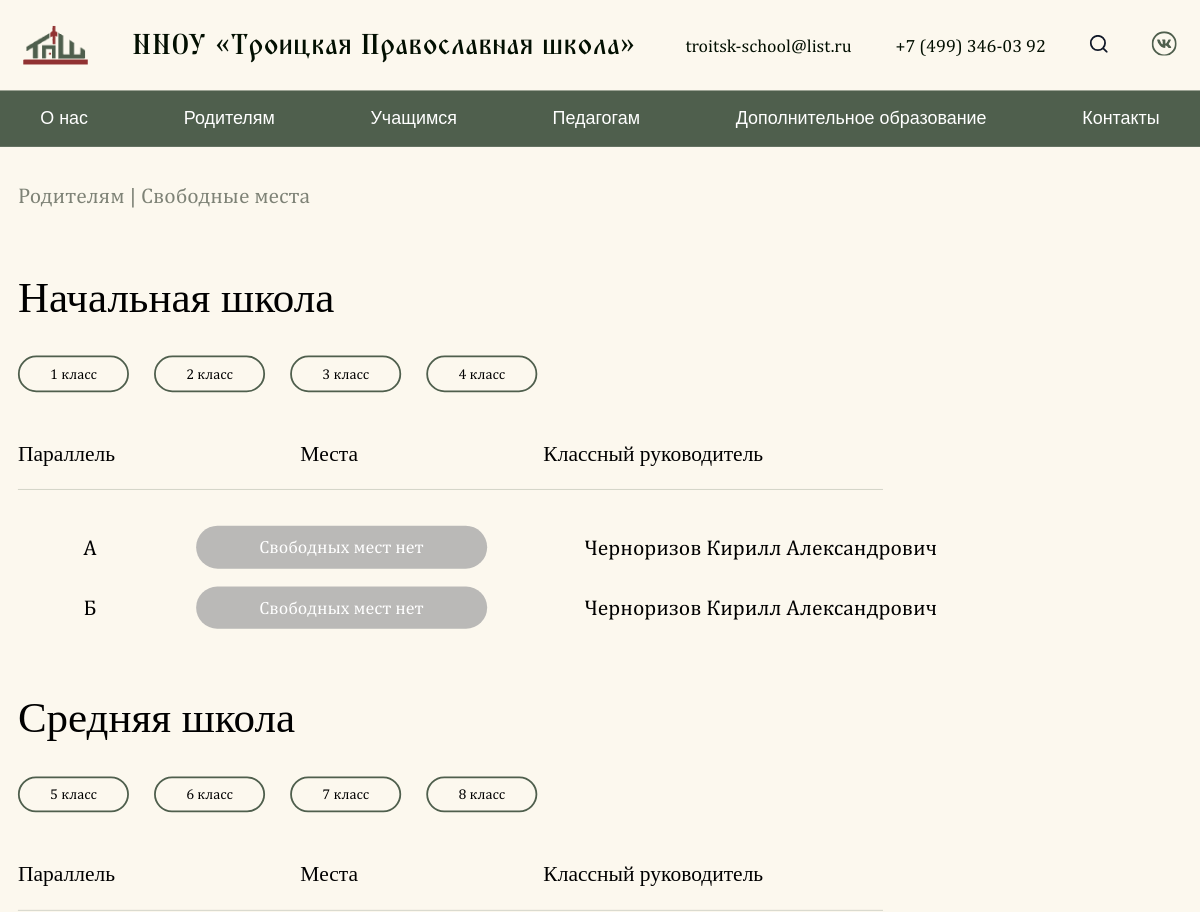
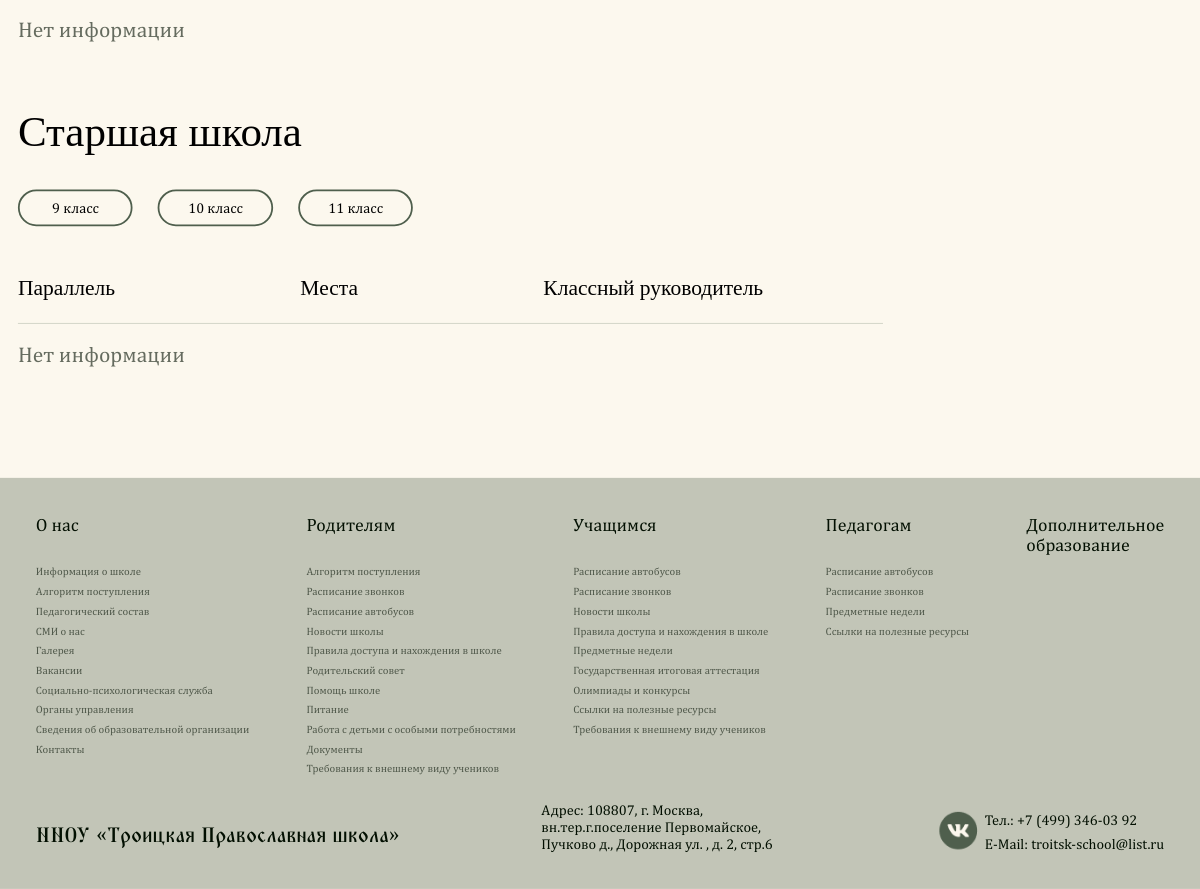
The page /available-spots/ on the database its author committed (2 pictures, top to bottom).
### pages/models.py (models this page shows, shortened)
class Contact(SingletonModel):
  email = models.CharField("Электронная почта", max_length=100)
  phone = models.CharField("Телефон", max_length=100)
  address = models.CharField("Адрес", max_length=100)
  vk_link = models.CharField("Ссылка на VK", max_length=100)
  class Meta:
    verbose_name = "Контакты"
    verbose_name_plural = "Контакты"

class Grade(models.Model):
  title = models.CharField("Название", max_length=2000)
  class Meta:
    verbose_name = "Свободные места: Школа"
    verbose_name_plural = "Свободные места: Школы"

class GradeNumber(models.Model):
  grade = models.ForeignKey(Grade, verbose_name="Школа", on_delete=models.CASCADE, related_name="schools")
  number = models.PositiveIntegerField("Номер класса")
  class Meta:
    verbose_name = "Свободные места: Класс"
    verbose_name_plural = "Свободные места: Классы"

class GradeFullness(models.Model):
  grade_number = models.ForeignKey(GradeNumber, verbose_name="Класс", on_delete=models.CASCADE, related_name="classes")
  parallel = models.CharField("Параллель", max_length=100)
  is_full = models.BooleanField("Есть ли свободные места?", default=False)
  teacher = models.ForeignKey(Teacher, verbose_name="Учитель", on_delete=models.CASCADE, related_name="teachers")
  class Meta:
    verbose_name = "Свободные места"
    verbose_name_plural = "Свободные места"

class Teacher(models.Model):
  image = models.ImageField("Фото", upload_to="teachers/", null=True, blank=True)
  full_name = models.CharField("ФИО", max_length=255)
  category = models.ForeignKey(TeacherCategory, verbose_name="Категория", related_name='categories', on_delete=models.CASCADE, null=True, blank=True)
  tags = models.ManyToManyField(Tag, verbose_name="Теги", related_name='teachers')
  education = models.CharField("Образование", max_length=1000)
  additional_education = models.CharField("Дополнительное образование", max_length=1000, null=True, blank=True)
  direction = models.CharField("Специальность ", max_length=1000)
  degree = models.CharField("Ученая степень ", max_length=1000)
  experience = models.CharField("Стаж работы ", max_length=1000)
  class Meta:
    verbose_name = "Учитель"
    verbose_name_plural = "Учителя"

class GenericPageB(models.Model):
  COLOR_CHOICES = [
    ('#913232', 'Красный'),
    ('#4F5F4D', 'Зелёный'),
  ]
  show_in_nav = models.BooleanField("Показать страницу в навигации?", default=False)
  category = models.ForeignKey(GenericPageCategory, verbose_name="Категория", on_delete=models.CASCADE, related_name="pages_b", null=True, blank=True)
  path = models.CharField("Путь к странице", max_length=800, null=True, blank=True)
  page_title = models.CharField("Название страницы", max_length=2000)
  description = models.TextField("Описание", max_length=20000)
  title_color = models.CharField("Цвет заголовка", max_length=7, choices=COLOR_CHOICES, default='#913232')
  is_navigational = models.BooleanField("Является ли страницей навигации?", default=False)
  class Meta:
    verbose_name = "Страница типа 'Б'"
    verbose_name_plural = "Страницы типа 'Б'"

### pages/views.py (the view)
# urls.py: path('available-spots/', available_spots_page, name="page_available_spots"),
def available_spots_page(request):
  main_page_info = MainPage.objects.first()
  contacts = Contact.objects.first()
  schools = Grade.objects.prefetch_related(
      'schools__classes__teacher'
  ).all()
  page_for_nav_a = GenericPageA.objects.all().filter(show_in_nav=True)
  page_for_nav_b = GenericPageB.objects.all().filter(show_in_nav=True)
  context = {
      'main_page_info': main_page_info,
      'contacts': contacts,
      'schools': schools,
      'page_for_nav_a': page_for_nav_a,
      'page_for_nav_b': page_for_nav_b,
  }
  return render(request, 'available_spots.html', context)

### pages/templates/available_spots.html (shortened to what this page needs)
{% extends 'generics/base.html' %}
{% load static %}
{% block content %}
<div class="container" style="padding-bottom: 82.87px;">
    <h3 class="available_spots-title-h3"><a href="{% url 'page_type_b' 10 %}" class="generic-breadcrumb generic-subtitle">Родителям</a> | Свободные места</h3>
{% for school in schools %}
  <div class="available_spots-block">
    <h2 class="available-spots-title-h2">{{ school.title }}</h2>
    <div class="available-classes-block" style="justify-content: flex-start;">
      {% for num in school.schools.all %}
        <p class="available-classes-box" data-grade-id="{{ num.id }}" data-school-id="{{ school.id }}" style="cursor: pointer;">
          {{ num.number }} класс
        </p>
      {% endfor %}
    </div>
    <div class="available-info-seats-block">
        <div class="available-info-seats-content">
            <div class="available-info-seats-grade">
                <ul class="available-info-ul">
                    <li>Параллель</li>
                    <li>Места</li>
                    <li>Классный руководитель</li>
                </ul>
            </div>
        </div>
    </div>
    <div class="grade-fullness-list">
      {% for num in school.schools.all %}
        <div class="grade-fullness-block available-info-seats-box"
             id="grade-fullness-{{ num.id }}"
             data-school-id="{{ school.id }}"
             style="display: none;">
            {% for fullness in num.classes.all %}
            <ul class="available-info-seats-ul">
                <li class="available-info-seats-grade-letter">{{ fullness.parallel }}</li>
                <li class="available-info-seats-grade-button">
                    <button class="available-info-seats-button {% if fullness.is_full %}green{% else %}red{% endif %}">{% if fullness.is_full %}Есть свободные места{% else %}Свободных мест нет{% endif %}</button>
                </li>
                <li class="available-info-seats-li">{{ fullness.teacher.full_name }}</li>
            </ul>
            {% empty %}
            <div class="about-school-page-content" style="width: 100%; height: 100%; display: flex; opacity: 0.6;">
                Нет информации
            </div>
            {% endfor %}
        </div>
      {% endfor %}
    </div>
  </div>
{% endfor %}
</div>
{% endblock %}

### pages/templates/generics/_header.html (shortened to what this page needs)
{% load static %}
<header class="header">
    <div class="container">
        <div class="header-block">
            <a href="{% url 'page_main' %}" class="header-box">
                <img src="{% static 'assets/Layer_Logo.png' %}" alt="">
                <h1 class="header-title">ННОУ «Троицкая Православная школа»</h1>
            </a>
            <div class="header-nav">
                <ul class="nav-list">
                    <li><a href="mailto:{{ contacts.email }}" class="nav-link">{{ contacts.email }}</a></li>
                    <li><a href="tel:{{ contacts.phone }}" class="nav-link">{{ contacts.phone }}</a></li>
                    <li><a href="#" class="nav-link">
                    </a></li>
                    <li><a href="{{ contacts.vk_link }}" class="nav-link">
                    </a></li>
                </ul>
            </div>
        </div>
    </div>
</header>
<nav class="navbar">
    <ul class="container menu">
        <li class="menu-item has-submenu">
            <a href="{% url 'page_type_b' 9 %}">О нас</a>
        </li>
        <li class="menu-item has-submenu">
            <a href="{% url 'page_type_b' 10 %}">Родителям</a>
        </li>
        <li class="menu-item has-submenu">
            <a href="{% url 'page_type_b' 11 %}">Учащимся</a>
        </li>
        <li class="menu-item has-submenu">
            <a href="{% url 'page_type_b' 12 %}">Педагогам</a>
        </li>
        <li class="menu-item"><a href="{% url 'page_additional_education' %}">Дополнительное образование</a></li>
        <li class="menu-item"><a href="{% url 'page_contacts' %}">Контакты</a></li>
    </ul>
    </nav>

### pages/templates/generics/_footer.html (shortened to what this page needs)
{% load static %}
<footer class="footer">
  <div class="container">
    <div class="footer-colums">
      <div class="footer__columns">
        <p><a style="font-weight: 500;" href="{% url 'page_type_b' 9 %}">О нас</a></p>
        <p><a class="footer__text" href="{% url 'page_school_information_main' %}">Информация о школе</a></p>
        <p><a class="footer__text" href="{% url 'page_append' %}">Алгоритм поступления</a></p>
        <p><a class="footer__text" href="{% url 'page_teachers' %}">Педагогический состав</a></p>
        <p><a class="footer__text" href="{% url 'page_news' %}">СМИ о нас</a></p>
        <p><a class="footer__text" href="{% url 'page_gallery' %}">Галерея</a></p>
        <p><a class="footer__text" href="{% url 'page_vacancy' %}">Вакансии</a></p>
        <p><a class="footer__text" href="{% url 'page_social_psychology' %}">Социально-психологическая служба</a></p>
        <p><a class="footer__text" href="{% url 'page_administrative_control' %}">Органы управления</a></p>
        <p><a class="footer__text" href="{% url 'page_additional_organization' %}">Сведения об образовательной организации</a></p>
        <p><a class="footer__text" href="{% url 'page_contacts' %}">Контакты</a></p>
      </div>
      <div class="footer__columns">
        <p><a style="font-weight: 500;" href="{% url 'page_type_b' 10 %}">Родителям</a></p>
        <p><a class="footer__text" href="{% url 'page_append' %}">Алгоритм поступления</a></p>
        <p><a class="footer__text" href="{% url 'page_schedule' %}">Расписание звонков</a></p>
        <p><a class="footer__text" href="{% url 'page_schedule_bus' %}">Расписание автобусов</a></p>
        <p><a class="footer__text" href="{% url 'page_news' %}">Новости школы</a></p>
        <p><a class="footer__text" href="{% url 'page_type_b' 6 %}">Правила доступа и нахождения в школе</a></p>
        <p><a class="footer__text" href="{% url 'page_administrative_control_detail' 3 %}">Родительский совет</a></p>
        <p><a class="footer__text" href="{% url 'page_school_information_detail' 3 %}">Помощь школе</a></p>
        <p><a class="footer__text" href="{% url 'page_cuisine' %}">Питание</a></p>
        <p><a class="footer__text" href="#">Работа с детьми с особыми потребностями</a></p>
        <p><a class="footer__text" href="#">Документы</a></p>
        {% for page in page_for_nav_b %}
        {% if page.category.name == 'Родителям' %}
        <p><a class="footer__text" href="{% url 'page_type_b' page.id %}">{{ page.page_title }}</a></p>
        {% endif %}
        {% endfor %}
      </div>
      <div class="footer__columns">
        <p><a style="font-weight: 500;" href="{% url 'page_type_b' 11 %}">Учащимся</a></p>
        <p><a class="footer__text" href="{% url 'page_schedule_bus' %}">Расписание автобусов</a></p>
        <p><a class="footer__text" href="{% url 'page_schedule' %}">Расписание звонков</a></p>
        <p><a class="footer__text" href="{% url 'page_news' %}">Новости школы</a></p>
        <p><a class="footer__text" href="{% url 'page_type_b' 3 %}">Правила доступа и нахождения в школе</a></p>
        <p><a class="footer__text" href="{% url 'page_subjects' %}">Предметные недели</a></p>
        <p><a class="footer__text" href="{% url 'page_attestation' %}">Государственная итоговая аттестация</a></p>
        <p><a class="footer__text" href="{% url 'page_type_b' 1 %}">Олимпиады и конкурсы</a></p>
        <p><a class="footer__text" href="{% url 'page_type_b' 2 %}">Ссылки на полезные ресурсы</a></p>
        {% for page in page_for_nav_b %}
        {% if page.category.name == 'Учащимся' %}
        <p><a class="footer__text" href="{% url 'page_type_b' page.id %}">{{ page.page_title }}</a></p>
        {% endif %}
        {% endfor %}
      </div>
      <div class="footer__columns">
        <p><a style="font-weight: 500;" href="{% url 'page_type_b' 12 %}">Педагогам</a></p>
        <p><a class="footer__text" href="{% url 'page_schedule_bus' %}">Расписание автобусов</a></p>
        <p><a class="footer__text" href="{% url 'page_schedule' %}">Расписание звонков</a></p>
        <p><a class="footer__text" href="{% url 'page_subjects' %}">Предметные недели</a></p>
        <p><a class="footer__text" href="{% url 'page_type_b' 5 %}">Ссылки на полезные ресурсы</a></p>
      </div>
      <div class="footer__columns">
        <p><a style="font-weight: 500;" href="{% url 'page_additional_education' %}">Дополнительное <br> образование</a></p>
      </div>
    </div>
    <div class="footer__bottom">
      <a class="footer__name" href="{% url 'page_main' %}">ННОУ «Троицкая Православная школа»</a>
      <p class="footer__adres" style="width: 286px;">Адрес: {{ contacts.address }}</p>
      <div class="search-btn" style="display: flex; height: 46px; gap: 7.85px">
        <a href="{{ contacts.vk_link }}"><img class="vk" src="{% static 'assets/basil_vk-solid.png' %}" style="width: 43px; height: 42px;" alt=""></a>
        <div class="footer__contact" style="display: flex; flex-direction: column; justify-content: space-between;">
          <p class="footer__number">Тел.: {{ contacts.phone }}</p>
          <p class="footer__emil">E-Mail: {{ contacts.email }}</p>
        </div>
      </div>
    </div>
  </div>
</footer>

### static/css/index.css (style rules this page uses)
* { padding: 0; margin: 0; box-sizing: border-box; list-style: none; text-decoration: none; }
html, body { margin: 0; padding: 0; background: #FCF8EE; scroll-behavior: smooth; }
@media (max-width: 1330px) { body { overflow-x: hidden; } }
.container { max-width: 1300px; margin: 0 auto; }
p, span, a, h1, h2, h3, h4, h5, h6, b { font-family: 'Playfair Display', sans-serif; }

### static/css/header.css (style rules this page uses)
.header { padding: 26px; width: 100%; background: rgb(252, 248, 238); }
.header-block { display: flex; justify-content: space-between; align-items: center; }
.header-box { display: flex; align-items: center; gap: 49px; }
.nav-list { display: flex; align-items: center; gap: 49px; }
.header-title { color: rgb(2, 15, 1); font-family: 'TriodPostnaja' , serif; font-size: 32px; font-weight: 500; line-height: 49px; text-align: left; }
.nav-link { color: rgb(2, 15, 1); font-family: 'Literata', sans-serif; font-size: 20px; font-weight: 400; letter-spacing: 0%; text-align: left; }
.navbar { background-color: #4F5F4D; }
.menu { display: flex; justify-content: space-between; list-style: none; padding: 0; margin: 0; }
.menu-item { position: relative; }
.menu-item a { display: block; padding: 20px 25px; color: white; text-decoration: none; font-size: 20px; font-size: 'Literata', sans-serif; border-radius: 12px; }

### static/css/hero-join.css (style rules this page uses)
.red { font-family: Playfair Display; font-weight: 500; line-height: 120%; letter-spacing: 0%; text-align: left; color: brown; }

### static/css/generic.css (style rules this page uses)
.generic-subtitle { font-size: 24px; font-weight: 500; line-height: 1.2; color: #020F01; opacity: 0.5; padding-top: 48px; padding-bottom: 32px; font-family: 'Literata', sans-serif; }
.generic-breadcrumb { opacity: 1; }

### static/css/footer.css (style rules this page uses)
.footer { margin-top: 72px; background: rgb(207, 209, 196); padding: 40px 20px; font-family: 'Literata', sans-serif; }
.footer { background-color: #c2c5b7; padding: 40px; font-family: serif; font-size: 14px; color: #1f1f1f; margin-top: 40px; margin-bottom: -10px; }
.footer-colums { display: flex; justify-content: space-between; margin-bottom: 30px; position: relative; }
.footer__bottom { display: flex; justify-content: space-between; align-items: flex-end; flex-wrap: wrap; }
.footer__text { color: black; opacity: 0.6; font-family: 'Literata' , serif; font-weight: 400; }
.footer__name { color: rgb(2, 15, 1); font-family: 'TriodPostnaja', serif; font-size: 23.13px; font-weight: 500; line-height: 36px; letter-spacing: 0%; text-align: left; }
.footer__adres { color: rgb(2, 15, 1); font-family: 'Literata', serif; font-size: 16px; font-weight: 400; line-height: 19px; letter-spacing: 0%; text-align: left; }
.footer__number, .footer__emil { color: rgb(2, 15, 1); font-family: 'Literata', sans-serif; font-size: 16px; font-weight: 400; line-height: 19px; letter-spacing: 0%; text-align: left; }
.footer__columns p a { width: 50; height: 23; gap: 10px; color: rgb(2, 15, 1); font-family: 'Literata', sans-serif; font-weight: 400; letter-spacing: 0%; text-align: left; text-decoration: none; font-size: 12px; }
.footer__columns p:first-child { margin-bottom: 27px; }
.footer__columns p:first-child a { font-size: 20px; }
.footer__columns { display: flex; flex-direction: column; gap: 6px; }

### static/css/about-school-main.css (style rules this page uses)
.about-school-page-content { font-family: 'Literata', sans-serif; font-size: 24px; font-weight: 500; line-height: 120%; letter-spacing: 0%; color: #020F01; }

### rows shown on the page
Contact: email "troitsk-school@list.ru", phone "+7 (499) 346-03 92", address "108807, г. Москва, вн.тер.г.поселение Первомайское, Пучково д., Дорожная ул. , д. 2, стр.6"
Grade: title "Начальная школа"
GradeNumber: number "1"
GradeNumber: number "2"
GradeNumber: number "3"
GradeNumber: number "4"
GradeFullness: parallel "А", is_full "Свободных мест нет", teacher.full_name "Черноризов Кирилл Александрович"
GradeFullness: parallel "Б", is_full "Свободных мест нет", teacher.full_name "Черноризов Кирилл Александрович"
Grade: title "Средняя школа"
GradeNumber: number "5"
GradeNumber: number "6"
GradeNumber: number "7"
GradeNumber: number "8"
Grade: title "Старшая школа"
GradeNumber: number "9"
GradeNumber: number "10"
GradeNumber: number "11"
GenericPageB: page_title "Требования к внешнему виду учеников"
GenericPageB: page_title "Требования к внешнему виду учеников"
